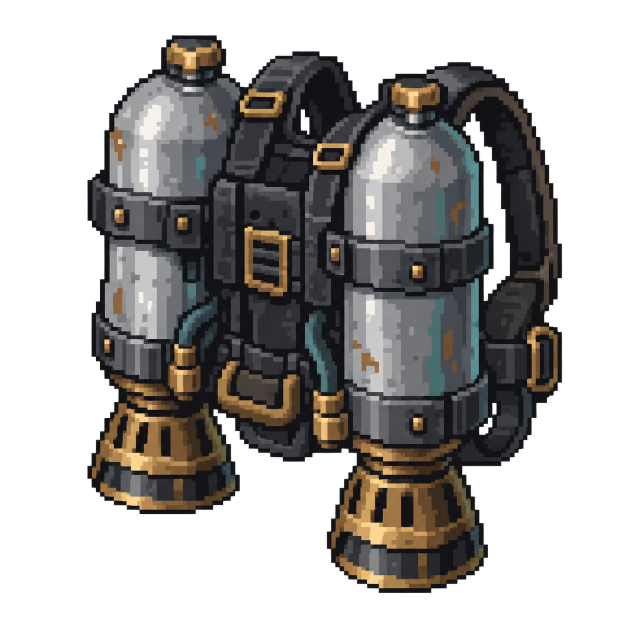
#> input picture experiments/imagegen-debug-hub-20261009/jetpack-source.png, 1254 x 1254 px (shown at 1/2 size)
$ python prepare-jetpack.py
#> lines starting #> are read from the running program, lines starting #| are printed output that depends on the picture; after the words box and inside, x2 and y2 are one past the last pixel; in counts of white or black regions, pixels touching at a corner belong together
"""从保留的 AI 源图派生独立 32px 图标；不改源图或既有手工素材。"""
import hashlib
import json
from pathlib import Path
from PIL import Image

root = Path(__file__).resolve().parents[2]
source = root / "experiments/imagegen-debug-hub-20261009/jetpack-source.png"
output = root / "Game/Assets/DarkNights/Res/UI/DebugHub/Icons/Jetpack.png"
image = Image.open(source).convert("RGBA")
#> image is the input picture: PIL image 1254x1254 RGBA; mean R, G, B, A 39.2, 37.2, 35.1, 125.2
if image.getchannel("A").getextrema()[0] == 255:
    pixels = image.load()
    for y in range(image.height):
        for x in range(image.width):
            r, g, b, a = pixels[x, y]
            if r > 170 and b > 170 and g < 100:
                pixels[x, y] = (0, 0, 0, 0)
image.putalpha(image.getchannel("A").point(lambda value: 255 if value >= 128 else 0))
bounds = image.getchannel("A").getbbox()
#> bounds = (175, 71, 1124, 1186)
if bounds is None:
    raise RuntimeError("Source contains no object")
icon = image.crop(bounds)
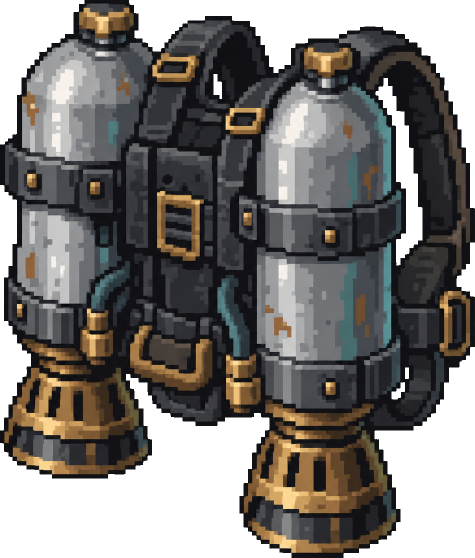
#> icon: PIL image 949x1115 RGBA (shown at 1/2 size); mean R, G, B, A 58.3, 55.3, 52.2, 187.6; transparent parts drawn white
ratio = min(28 / icon.width, 28 / icon.height)
#> ratio = 0.0251
icon = icon.resize((round(icon.width * ratio), round(icon.height * ratio)), Image.Resampling.NEAREST)
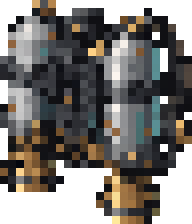
#> icon: PIL image 24x28 RGBA (shown 8 times larger); mean R, G, B, A 60.7, 57.6, 54, 189.4; transparent parts drawn white
alpha = icon.getchannel("A").point(lambda value: 255 if value >= 128 else 0)
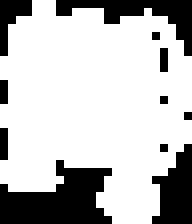
#> alpha: PIL image 24x28 L (shown 8 times larger); 74.3% white; 11 black regions (8 under 20 px), largest, box (x1, y1, x2, y2) and area: (0, 20, 14, 28) 71, (7, 0, 24, 7) 40, (19, 18, 24, 28) 34
icon = icon.convert("RGB").quantize(colors=24, method=Image.Quantize.MEDIANCUT, dither=Image.Dither.NONE).convert("RGBA")
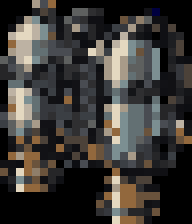
#> icon: PIL image 24x28 RGBA (shown 8 times larger); mean R, G, B, A 59.7, 57.2, 54.1, 255
icon.putalpha(alpha)
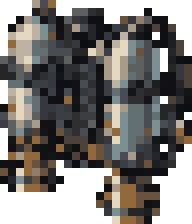
#> icon: PIL image 24x28 RGBA (shown 8 times larger); mean R, G, B, A 59.7, 57.2, 54.1, 189.4; transparent parts drawn white
final = Image.new("RGBA", (32, 32))
#> final: PIL image 32x32 RGBA; every value is 0
final.alpha_composite(icon, ((32 - icon.width) // 2, (32 - icon.height) // 2))
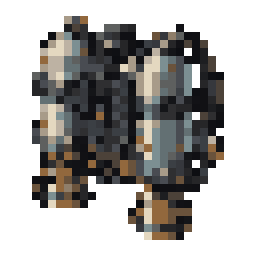
#> final: PIL image 32x32 RGBA (shown 8 times larger); mean R, G, B, A 39.1, 37.4, 35.3, 124.3; transparent parts drawn white
output.parent.mkdir(parents=True, exist_ok=True)
final.save(output)
report = {"model": "gpt-image-2.5", "provider": "1qq", "base_url": "https://sub.1qq.xyz/v1",
          "requested_size": "1024x1024", "actual_source_size": list(image.size),
          "source": str(source.relative_to(root)), "source_sha256": hashlib.sha256(source.read_bytes()).hexdigest(),
          "derived": str(output.relative_to(root)), "sha256": hashlib.sha256(output.read_bytes()).hexdigest(),
          "size": [32, 32], "alpha": "binary", "palette_limit": 24, "resize": "nearest", "source_bounds": bounds}
(source.parent / "source.json").write_text(json.dumps(report, indent=2), encoding="utf-8")
final.resize((256, 256), Image.Resampling.NEAREST).save(root / "artifacts/debug-hub-icons-20261009/jetpack-native-preview.png")
print(json.dumps(report))
#> (printed output is left out)
